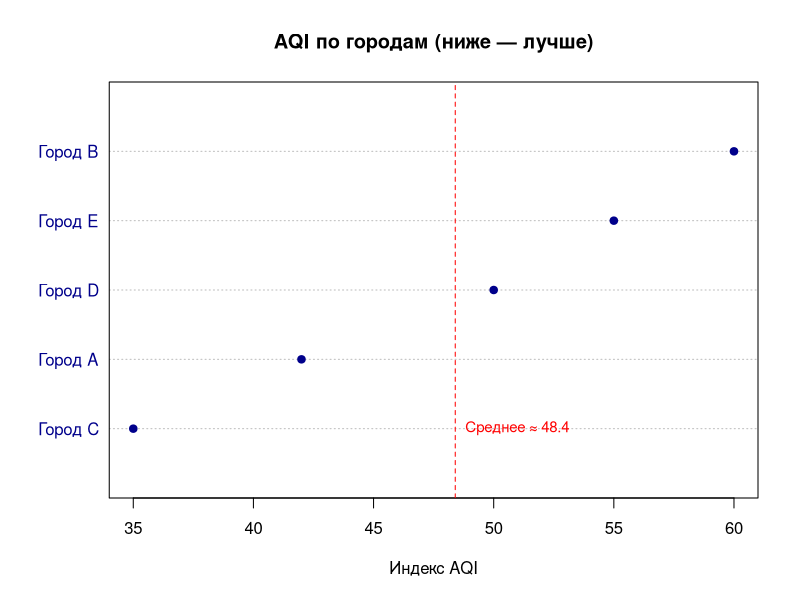

Source code (R):
# Построить dotchart (горизонтальную "точечную" диаграмму), чтобы сравнить 5 городов
# по индексу качества воздуха (AQI). Это удобнее, чем вертикальные столбики,
# когда хотим акцент на сравнение значений и подписей.


# МАЛЕНЬКИЙ ДАТАСЕТ (5 СТРОК)
City <- c("Город A", "Город B", "Город C", "Город D", "Город E")
AQI  <- c(42, 60, 35, 50, 55)   # чем меньше AQI, тем лучше воздух (условно)

df_aqi <- data.frame(City, AQI)
df_aqi
str(df_aqi)

# УДОБНО ОТСОРТИРОВАТЬ ПО ЗНАЧЕНИЮ, ЧТОБЫ ТОЧКИ ШЛИ В ПОРЯДКЕ
df_aqi_sorted <- df_aqi[order(df_aqi$AQI), ]  # возрастание AQI
df_aqi_sorted

# СТРОИМ DOTCHART
# dotchart() автоматически делает горизонтальные линии с точками и подписями
dotchart(
  x = df_aqi_sorted$AQI,
  labels = df_aqi_sorted$City,
  main = "AQI по городам (ниже — лучше)",
  xlab = "Индекс AQI",
  pch  = 19,               # заполненная точка
  col  = "darkblue"
)

# (НЕОБЯЗАТЕЛЬНО) ДОБАВИМ ВЕРТИКАЛЬНУЮ ЛИНИЮ "СРЕДНЕЕ ЗНАЧЕНИЕ"
avg_aqi <- mean(df_aqi$AQI)
abline(v = avg_aqi, lty = 2, col = "red")
text(x = avg_aqi, y = 1, labels = paste0("Среднее ≈ ", round(avg_aqi,1)),
     pos = 4, col = "red", cex = 0.9)

# Горизонтальный формат удобен для длинных подписей (названия городов),
# а сортировка делает сравнение визуально проще (значения "слева-направо" растут).
